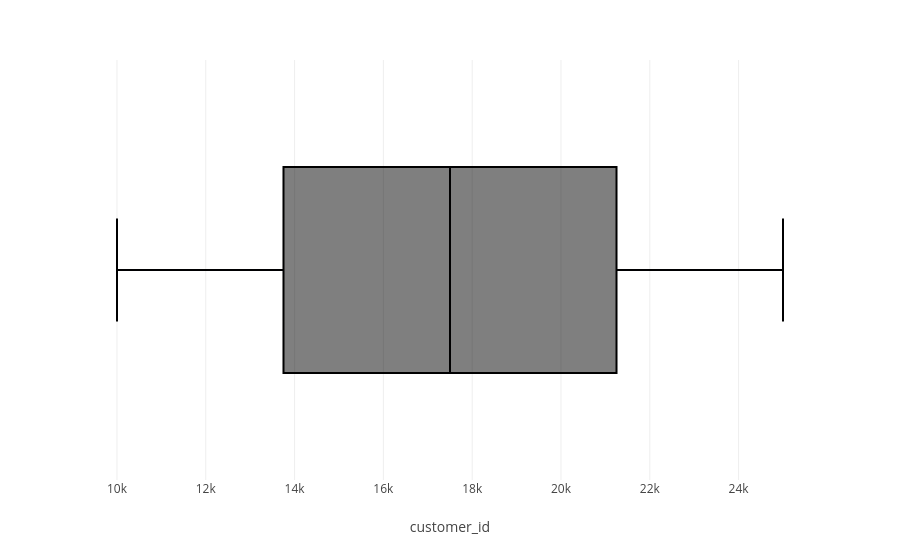
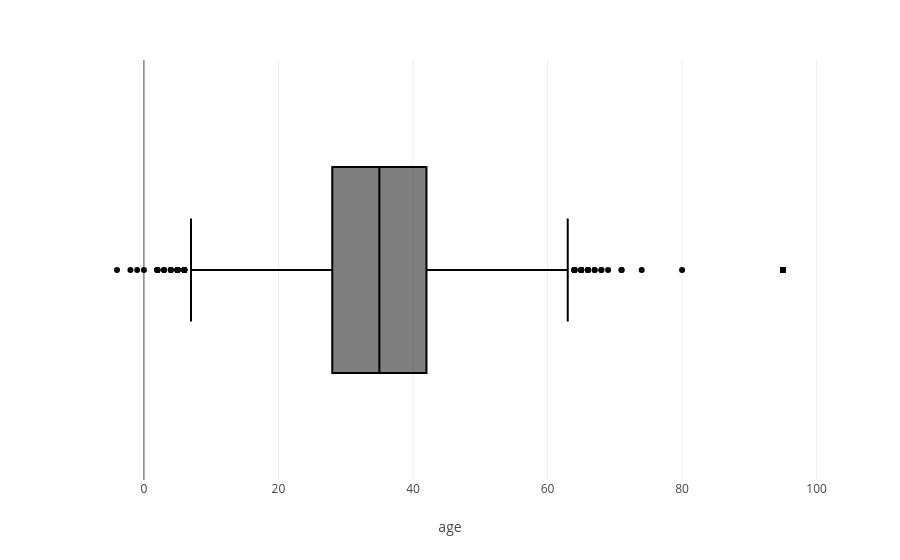
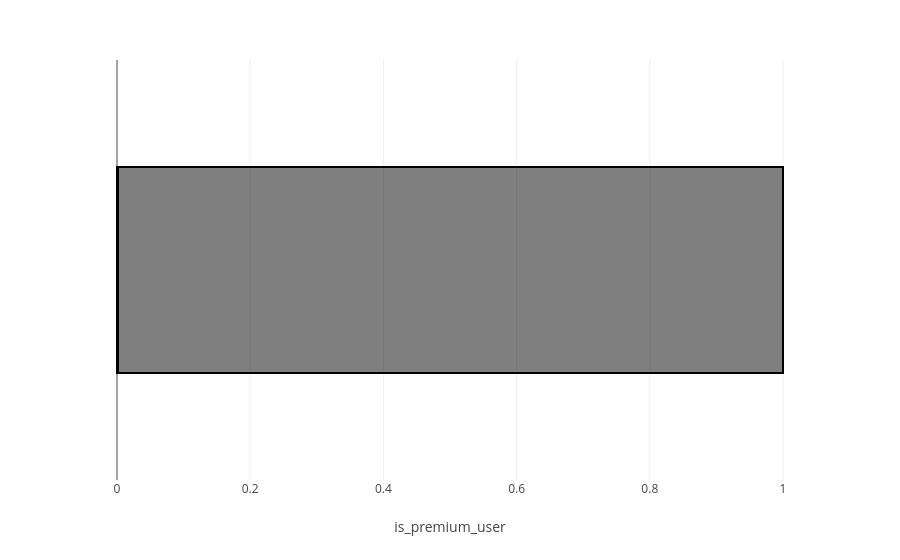
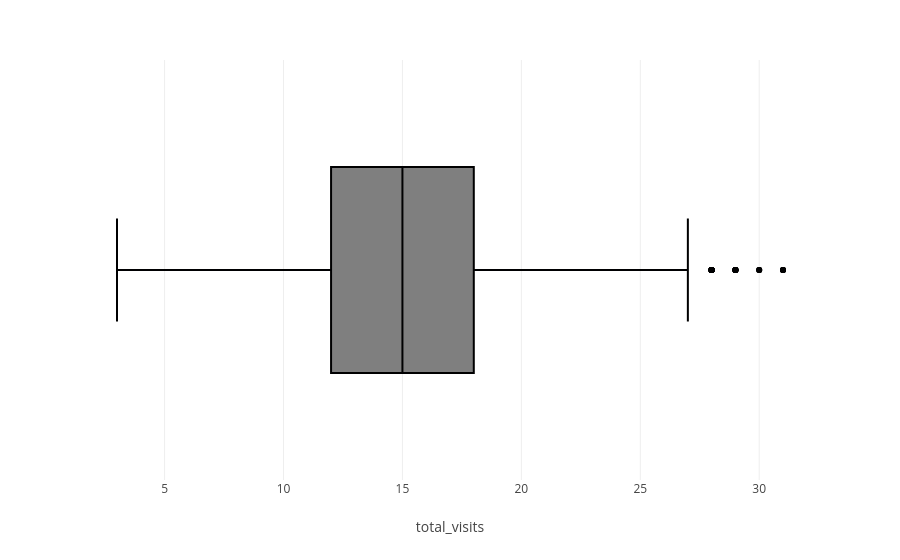

The notebook cell these images were saved under, in order:
### Code cell
numeric_lst = df.select_dtypes('number').columns
for col in numeric_lst:
    fig = px.box(data_frame = df ,x = col )
    fig.show()

### Figure 1 — Plotly figure (JSON) as saved in the notebook; plotly's stock layout.template omitted (floating-point values rounded to 4 significant figures; data arrays with more than 128 entries replaced by an {"elided": "..."} marker saying what was removed)
{"data": [{"alignmentgroup": "True", "hovertemplate": "customer_id=%{x}<extra></extra>", "legendgroup": "", "marker": {"color": "#000001"}, "name": "", "notched": false, "offsetgroup": "", "orientation": "h", "showlegend": false, "type": "box", "x": {"elided": "15000 int values"}, "x0": " ", "xaxis": "x", "y0": " ", "yaxis": "y"}], "layout": {"boxmode": "group", "legend": {"tracegroupgap": 0}, "margin": {"t": 60}, "xaxis": {"anchor": "y", "domain": [0, 1], "title": {"text": "customer_id"}}, "yaxis": {"anchor": "x", "domain": [0, 1]}}}

### Figure 2 — Plotly figure (JSON) as saved in the notebook; plotly's stock layout.template omitted (floating-point values rounded to 4 significant figures; data arrays with more than 128 entries replaced by an {"elided": "..."} marker saying what was removed)
{"data": [{"alignmentgroup": "True", "hovertemplate": "age=%{x}<extra></extra>", "legendgroup": "", "marker": {"color": "#000001"}, "name": "", "notched": false, "offsetgroup": "", "orientation": "h", "showlegend": false, "type": "box", "x": {"elided": "15000 float values"}, "x0": " ", "xaxis": "x", "y0": " ", "yaxis": "y"}], "layout": {"boxmode": "group", "legend": {"tracegroupgap": 0}, "margin": {"t": 60}, "xaxis": {"anchor": "y", "domain": [0, 1], "title": {"text": "age"}}, "yaxis": {"anchor": "x", "domain": [0, 1]}}}

### Figure 3 — Plotly figure (JSON) as saved in the notebook; plotly's stock layout.template omitted (floating-point values rounded to 4 significant figures; data arrays with more than 128 entries replaced by an {"elided": "..."} marker saying what was removed)
{"data": [{"alignmentgroup": "True", "hovertemplate": "is_premium_user=%{x}<extra></extra>", "legendgroup": "", "marker": {"color": "#000001"}, "name": "", "notched": false, "offsetgroup": "", "orientation": "h", "showlegend": false, "type": "box", "x": {"elided": "15000 int values"}, "x0": " ", "xaxis": "x", "y0": " ", "yaxis": "y"}], "layout": {"boxmode": "group", "legend": {"tracegroupgap": 0}, "margin": {"t": 60}, "xaxis": {"anchor": "y", "domain": [0, 1], "title": {"text": "is_premium_user"}}, "yaxis": {"anchor": "x", "domain": [0, 1]}}}

### Figure 4 — Plotly figure (JSON) as saved in the notebook; plotly's stock layout.template omitted (floating-point values rounded to 4 significant figures; data arrays with more than 128 entries replaced by an {"elided": "..."} marker saying what was removed)
{"data": [{"alignmentgroup": "True", "hovertemplate": "total_visits=%{x}<extra></extra>", "legendgroup": "", "marker": {"color": "#000001"}, "name": "", "notched": false, "offsetgroup": "", "orientation": "h", "showlegend": false, "type": "box", "x": {"elided": "15000 int values"}, "x0": " ", "xaxis": "x", "y0": " ", "yaxis": "y"}], "layout": {"boxmode": "group", "legend": {"tracegroupgap": 0}, "margin": {"t": 60}, "xaxis": {"anchor": "y", "domain": [0, 1], "title": {"text": "total_visits"}}, "yaxis": {"anchor": "x", "domain": [0, 1]}}}
